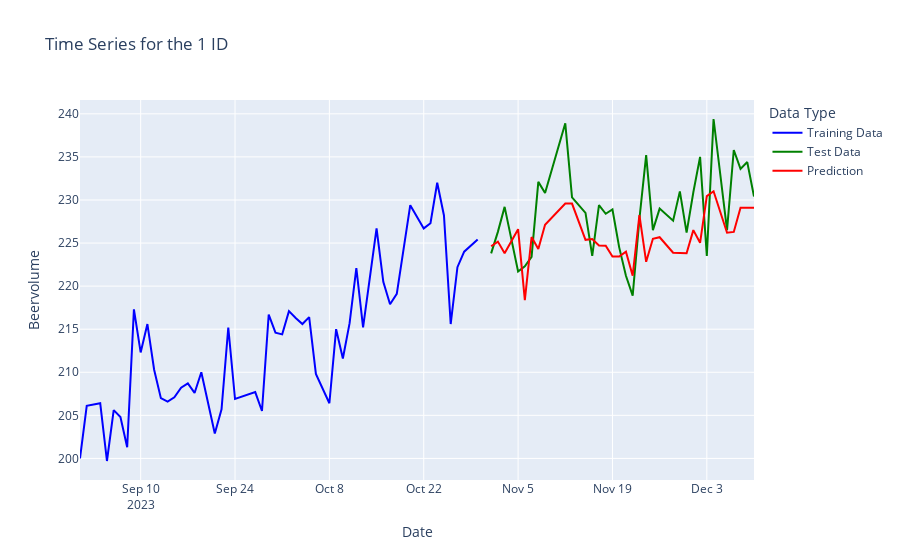

Notebook source saved alongside this figure:
### Code cell
# Make predictions for a specific ID (ID=1) using the 'predict_id' function
prediction_for_id = predict_id(
    1, 
    X_test, 
    model,
)

# Generate a Plotly figure for visualizing the predictions
fig = plot_prediction_test(
    1, 
    X_train, 
    X_test, 
    y_train, 
    y_test, 
    train_date, 
    test_date, 
    prediction_for_id,
)

# Display the generated Plotly figure
fig.show()
